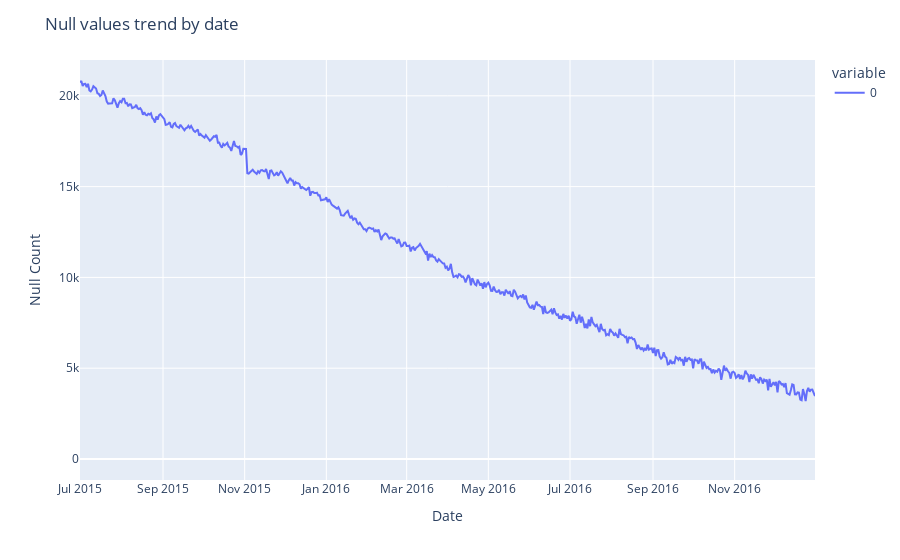

The notebook cell saved with this chart:
### Code cell
fig = px.line(df.isna().sum())
fig.update_layout(title='Null values trend by date', xaxis_title = 'Date', yaxis_title = 'Null Count')
fig.show()

### Figure 1 — Plotly figure (JSON) as saved in the notebook; plotly's stock layout.template omitted (floating-point values rounded to 4 significant figures; data arrays with more than 128 entries replaced by an {"elided": "..."} marker saying what was removed)
{"data": [{"hovertemplate": "variable=0<br>index=%{x}<br>value=%{y}<extra></extra>", "legendgroup": "0", "line": {"color": "#636efa", "dash": "solid"}, "marker": {"symbol": "circle"}, "mode": "lines", "name": "0", "orientation": "v", "showlegend": true, "type": "scatter", "x": {"elided": "551 str values"}, "xaxis": "x", "y": {"elided": "551 int values"}, "yaxis": "y"}], "layout": {"legend": {"title": {"text": "variable"}, "tracegroupgap": 0}, "margin": {"t": 60}, "title": {"text": "Null values trend by date"}, "xaxis": {"anchor": "y", "domain": [0, 1], "title": {"text": "Date"}}, "yaxis": {"anchor": "x", "domain": [0, 1], "title": {"text": "Null Count"}}}}
